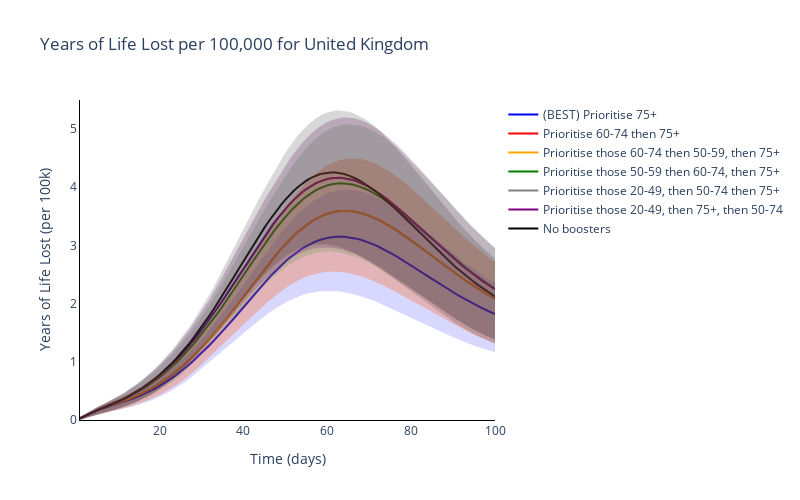
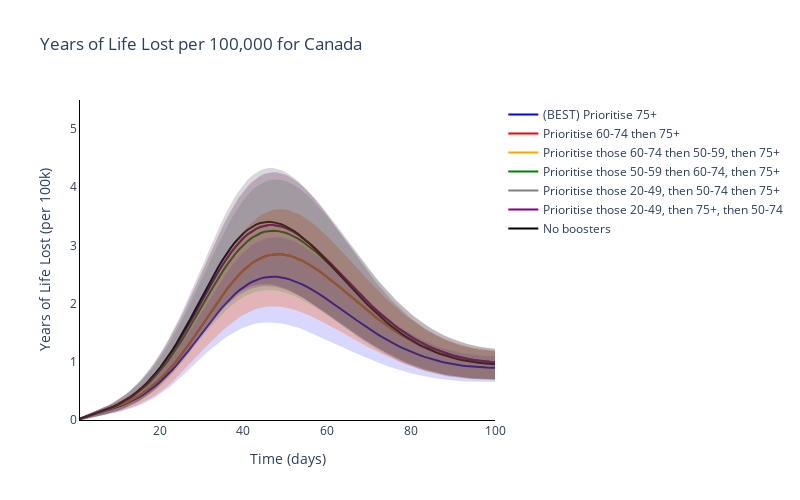
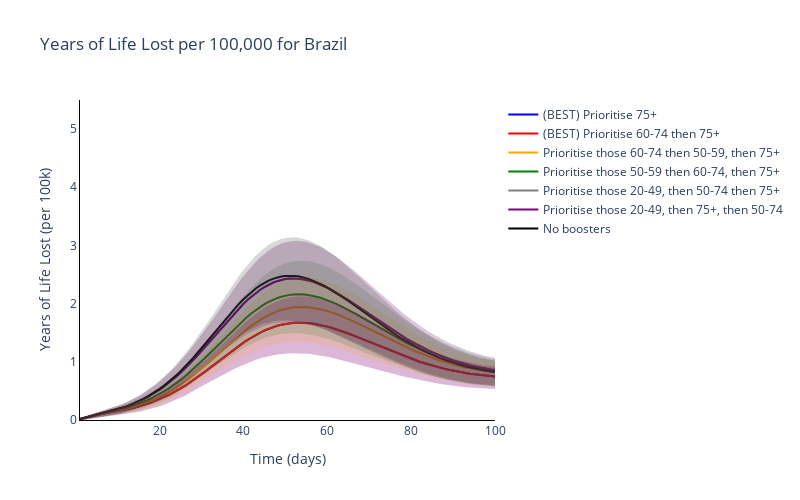
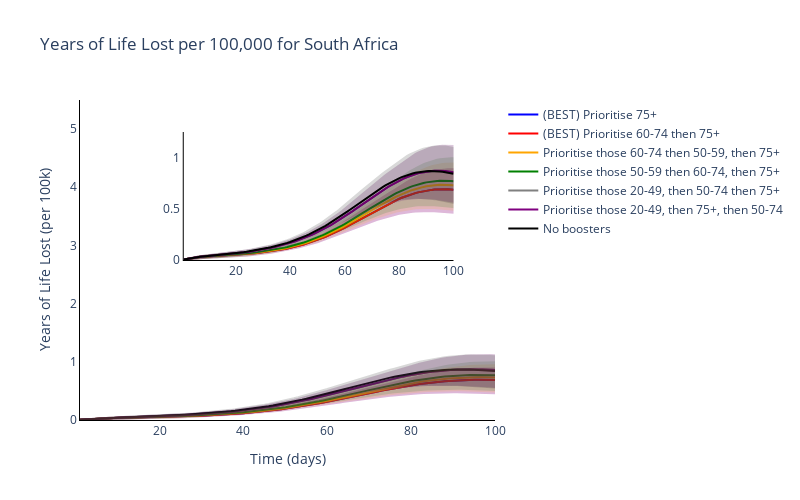

The cell these charts' notebook holds for them, in order:
### Markdown cell above
### Plot the time series of numbers of years of life lost for the different regions

### Code cell
# Trace names - represent the solver used for the simulation
trace_name = ['{}'.format(scenario) for scenario in scenario_names]

my_max = [5.5, 5, 3.5, 1.25, 1, 1.75, 0.8, 3.5]
best_scenario_num = [[1], [1], [1, 2], [1, 2], [1, 2, 3, 4], [1, 2], [1, 2, 3, 4], [1, 2]]

# Plot for each region
for r, reg in enumerate(regions):
    fig = go.Figure()
    # Plot for each boosting scenario
    for s, scenario in enumerate(scenario_names):
        fig.add_trace(
            go.Scatter(
                y=total_years_of_life_lost_mean[r][s, :],
                x=parameters.simulation_parameters.times,
                mode='lines',
                name=trace_name[s],
                line=dict(
                    color=colours[s])
            )
        )

    for s in best_scenario_num[r]:
        fig.data[s-1].name = '(BEST) ' + trace_name[s-1]

    # Plot for each boosting scenario
    for s, scenario in enumerate(scenario_names):
        fig.add_trace(
            go.Scatter(
                y=total_years_of_life_lost_upper[r][s, :].tolist() + total_years_of_life_lost_lower[r][s, :].tolist()[::-1],
                x=parameters.simulation_parameters.times + parameters.simulation_parameters.times[::-1],
                mode='lines',
                name=trace_name[s],
                fill='toself',
                fillcolor=colours[s],
                line_color=colours[s],
                opacity=0.15,
                showlegend=False
            )
        )

        if r in range(3,7):
            fig.add_trace(
                go.Scatter(
                    y=total_years_of_life_lost_mean[r][s, :],
                    x=parameters.simulation_parameters.times,
                    mode='lines',
                    name=trace_name[s],
                    line=dict(
                        color=colours[s]),
                    xaxis='x2',
                    yaxis='y2',
                    showlegend=False
                )
            )

            fig.add_trace(
                go.Scatter(
                    y=total_years_of_life_lost_upper[r][s, :].tolist() + total_years_of_life_lost_lower[r][s, :].tolist()[::-1],
                    x=parameters.simulation_parameters.times + parameters.simulation_parameters.times[::-1],
                    mode='lines',
                    name=trace_name[s],
                    fill='toself',
                    fillcolor=colours[s],
                    line_color=colours[s],
                    opacity=0.15,
                    xaxis='x2',
                    yaxis='y2',
                    showlegend=False
                )
            )

    # Add axis labels
    fig.update_layout(
        boxmode='group',
        title='Years of Life Lost per 100,000 for {}'.format(reg),
        width=800,
        height=500,
        plot_bgcolor='white',
        xaxis=dict(
            linecolor='black',
            title='Time (days)'),
        yaxis=dict(
            linecolor='black',
            title='Years of Life Lost (per 100k)',
            range=[0, 5.5]),
        xaxis2 = dict(
            linecolor='black',
            domain = [0.25, 0.9],
            anchor = 'y2'
        ),
        yaxis2 = dict(
            showline = True,
            linecolor='black',
            range=[0, my_max[r]],
            domain = [0.5, 0.9],
            anchor = 'x2'
        ),
        hovermode='x unified'
        )

    fig.write_image('images/Years of Life Lost for {}.pdf'.format(reg))
    fig.show()
